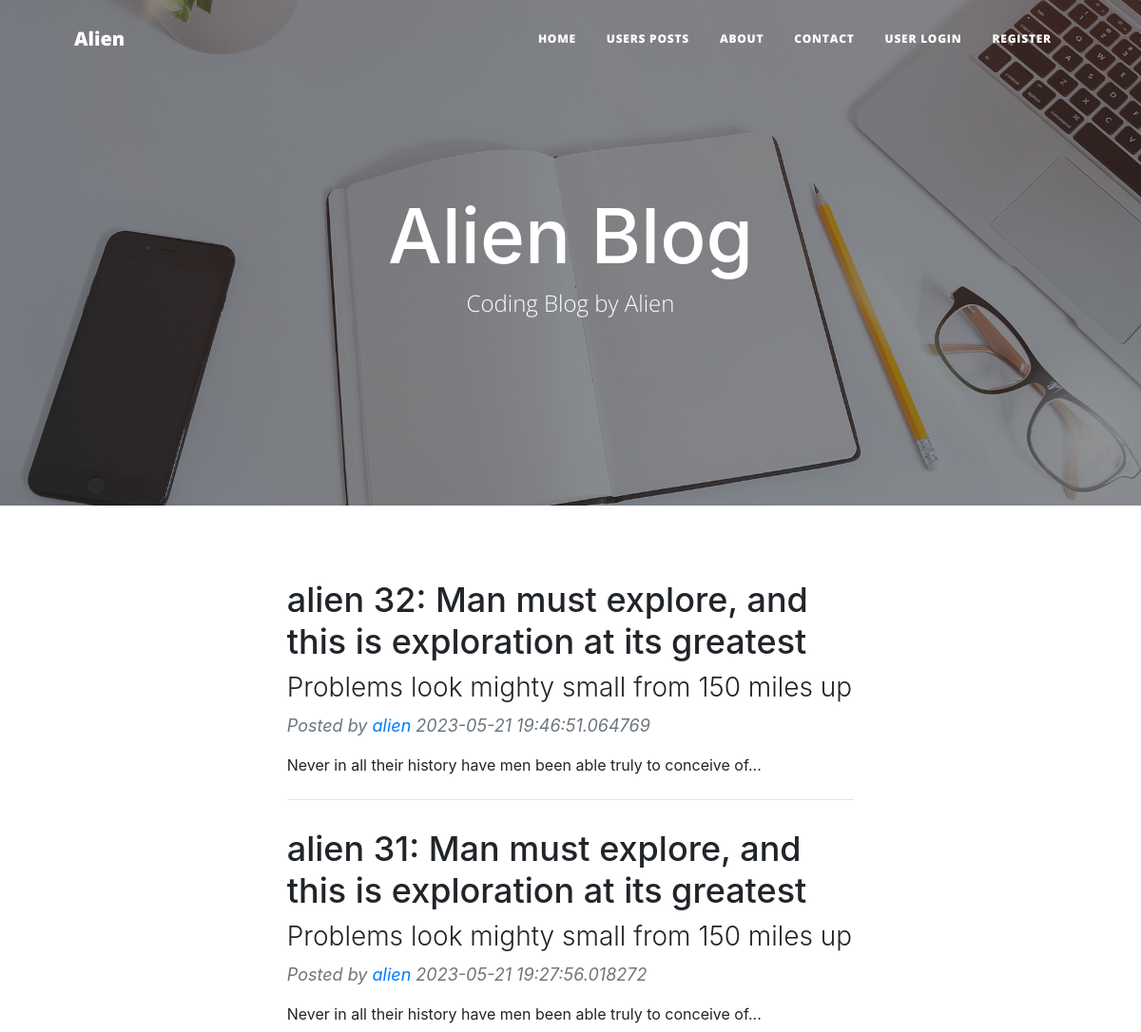
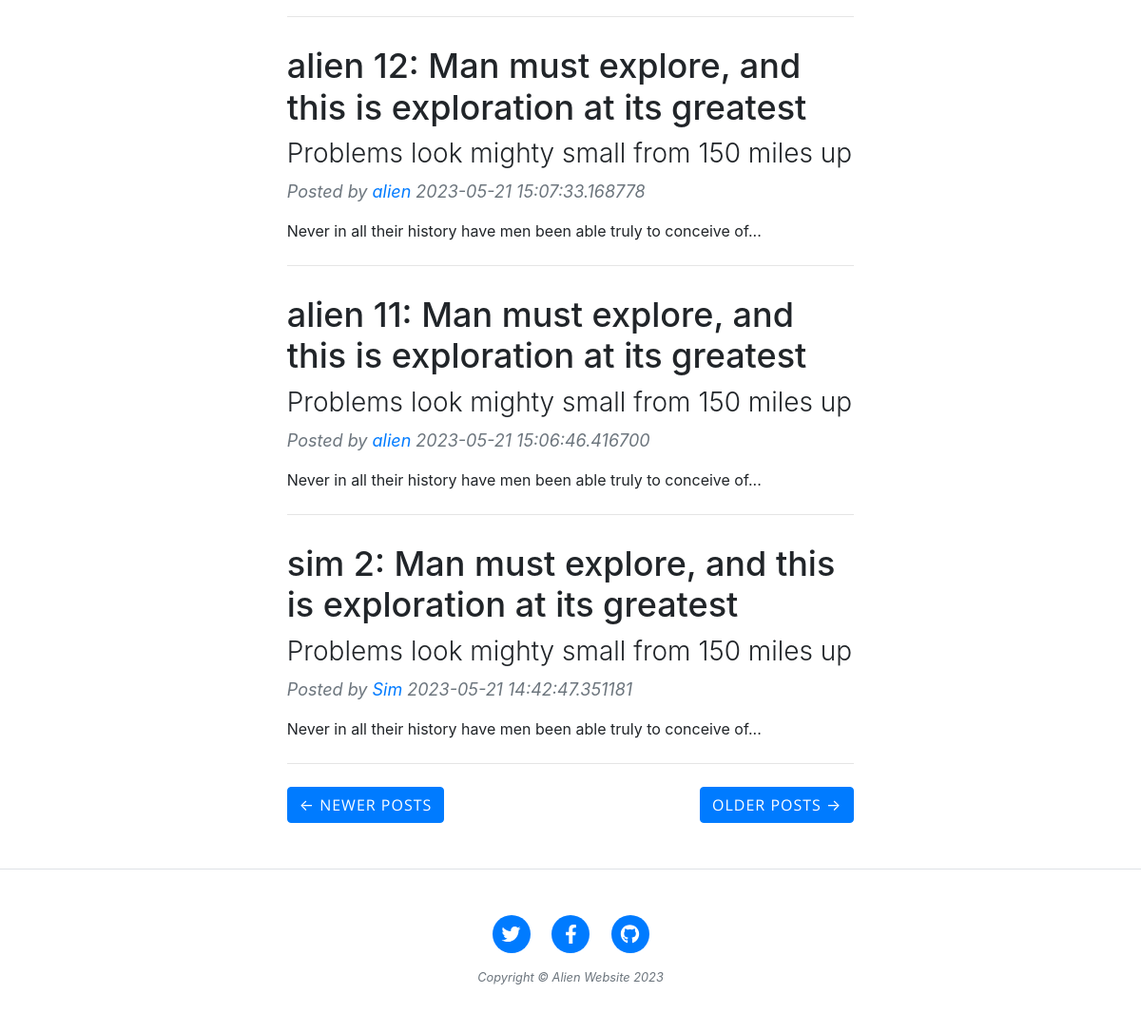
The page / on the database its author committed (2 pictures, top to bottom).
### models.py (models this page shows, shortened)
class Userposts(db.Model):
    __bind_key__ = 'site_db'
    __tablename__ = 'post'
    sno = db.Column(db.Integer, primary_key=True, autoincrement=True)
    title = db.Column(db.String(100), nullable=False)
    sub_heading = db.Column(db.Text, nullable=False)
    date = db.Column(db.DateTime, nullable=False,
                     default=datetime.datetime.now())
    content = db.Column(db.Text, nullable=False)
    slug = db.Column(db.String(80), nullable=False)
    background_img = db.Column(db.String(80), nullable=False)
    postby = db.Column(db.String(), nullable=False)
    user_id = db.Column(db.Integer, db.ForeignKey('user.id'), nullable=False)

### main/routes.py (the view)
@main.route('/home')
@main.route('/')
def index():
    with current_app.app_context():
        params=current_app.config['params']
    posts = Post.query.filter_by().all()
    count = len(posts)
    limit = params["home-page-posts"]
    page = request.args.get('page')
    last = math.floor(count/limit)
    if ((page is None) or (not str(page).isnumeric) or len(page) < 0):
        page = 1
    page = int(page)
    if (page == 1):
        prev = "#"
        next = "/?page="+str(page+1)
    elif (page > last):
        next = "#"
        prev = "/?page="+str(page-1)
    else:
        next = "/?page="+str(page+1)
        prev = "/?page="+str(page-1)
    total = (page-1)*limit
    reversed_posts = posts[::-1]
    posts = reversed_posts[total:(total+limit)]
    totalposts=[]
    for post in posts:
        post.content = getRenderend(post.content)
        totalposts.append(post)
    reversed_posts =totalposts
    return render_template('index.html', params=params, posts=reversed_posts, next=next, prev=prev)

### utils.py (called while the page is built)
def getRenderend(content):
    custom_env = Environment()
    custom_env.globals['url_for'] = url_for
    rendered_body = custom_env.from_string(content).render()
    return rendered_body

### templates/index.html (shortened to what this page needs)
{% extends 'layout.html' %}  {% block header %}
<header
  class="masthead"
  style="background-image: url('{{url_for('static',filename='assets/img/home-bg.jpg')}}')"
>
  <div class="container position-relative px-4 px-lg-5">
    <div class="row gx-4 gx-lg-5 justify-content-center">
      <div class="col-md-10 col-lg-8 col-xl-7">
        <div class="site-heading">
          <h1>Alien Blog</h1>
          <span class="subheading">Coding Blog by Alien</span>
        </div>
      </div>
    </div>
  </div>
</header>
{% endblock %} {% block body %} {% set length = params["content-length"] | int
%}
<div class="container px-4 px-lg-5">
  <div class="row gx-4 gx-lg-5 justify-content-center">
    <div class="col-md-10 col-lg-8 col-xl-7">
      {% for post in posts %}
      <div class="post-preview">
        <a href="/post/{{post.slug}}">
          <h2 class="post-title">{{ post.title }}</h2>
          <h3 class="post-subtitle">{{ post.sub_heading }}</h3>
        </a>
        <p class="post-meta">
          Posted by
          <a href="#!">{{ post.postby }}</a>
          {{ post.date }}
        </p>
        <p>{{post.content[0:length] | safe }}...</p>
      </div>
      <hr class="my-4" />
      {% endfor %}
      <div class="d-flex justify-content-between mb-4">
        <div class="d-flex justify-content-start mb-4">
          <a class="btn btn-primary text-uppercase" href="{{prev}}"
            >← newer Posts</a
          >
        </div>
        <div class="d-flex justify-content-end mb-4">
          <a class="btn btn-primary text-uppercase" href="{{next}}"
            >Older Posts →</a
          >
        </div>
      </div>
    </div>
  </div>
</div>
{% endblock %}

### templates/layout.html (shortened to what this page needs)
<!DOCTYPE html>
<html lang="en">
<head>
    <link href="{{url_for('static',filename='css/styles.css')}}" rel="stylesheet" />
    <link rel="stylesheet" href="https://maxcdn.bootstrapcdn.com/bootstrap/4.0.0/css/bootstrap.min.css"
 />
</head>
<body>
    <nav class="navbar navbar-expand-lg navbar-light" id="mainNav">
        <div class="container px-4 px-lg-5">
            <a class="navbar-brand" href="/">Alien</a>
            <div class="collapse navbar-collapse" id="navbarResponsive">
                <ul class="navbar-nav ms-auto py-4 py-lg-0">
                    <li class="nav-item">
                        <a class="nav-link px-lg-3 py-3 py-lg-4" href="/home">Home</a>
                    </li>
                    <li class="nav-item">
                        <a class="nav-link px-lg-3 py-3 py-lg-4" href="/userpost">Users Posts</a>
                    </li>
                    <li class="nav-item">
                        <a class="nav-link px-lg-3 py-3 py-lg-4" href="/about">About</a>
                    </li>
                    <li class="nav-item">
                        <a class="nav-link px-lg-3 py-3 py-lg-4" href="/contact">Contact</a>
                    </li>
                    {% if current_user.is_authenticated %}
                    <li class="nav-item">
                        <a class="nav-link px-lg-3 py-3 py-lg-4" href="/account">Account</a>
                    </li>
                    <li class="nav-item">
                        <a class="nav-link px-lg-3 py-3 py-lg-4" href="/logoutuser">Logout User</a>
                    </li>
                    {% else %}
                    <li class="nav-item">
                        <a class="nav-link px-lg-3 py-3 py-lg-4" href="/login">User Login</a>
                    </li>
                    <li class="nav-item">
                        <a class="nav-link px-lg-3 py-3 py-lg-4" href="/register">Register</a>
                    </li>
                    {% endif %}
                </ul>
            </div>
        </div>
    </nav>
    {% block header %}{% endblock %}
    {% block body %} {% endblock %}
    <footer class="border-top">
        <div class="container px-4 px-lg-5">
            <div class="row gx-4 gx-lg-5 justify-content-center">
                <div class="col-md-10 col-lg-8 col-xl-7">
                    <ul class="list-inline text-center">
                        <li class="list-inline-item">
                            <a href="{{params['tw_url']}}" target="_blank">
                                <span class="fa-stack fa-lg">
                                    <i class="fas fa-circle fa-stack-2x"></i>
                                    <i class="fab fa-twitter fa-stack-1x fa-inverse"></i>
                                </span>
                            </a>
                        </li>
                        <li class="list-inline-item">
                            <a href="{{params['fb_url']}}" target="_blank">
                                <span class="fa-stack fa-lg">
                                    <i class="fas fa-circle fa-stack-2x"></i>
                                    <i class="fab fa-facebook-f fa-stack-1x fa-inverse"></i>
                                </span>
                            </a>
                        </li>
                        <li class="list-inline-item">
                            <a href="{{params['gt_url']}}" target="_blank">
                                <span class="fa-stack fa-lg">
                                    <i class="fas fa-circle fa-stack-2x"></i>
                                    <i class="fab fa-github fa-stack-1x fa-inverse"></i>
                                </span>
                            </a>
                        </li>
                    </ul>
                    <div class="small text-center text-muted fst-italic">
                        Copyright &copy; Alien Website 2023
                    </div>
                </div>
            </div>
        </div>
    </footer>
</body>
</html>

### rows shown on the page
Userposts: title "alien 32: Man must explore, and this is exploration at its greatest", sub_heading "Problems look mighty small from 150 miles up", postby "alien", date "2023-05-21 19:46:51.064769", content "Never in all their history have men been able truly to conceive of"
Userposts: title "alien 31: Man must explore, and this is exploration at its greatest", sub_heading "Problems look mighty small from 150 miles up", postby "alien", date "2023-05-21 19:27:56.018272", content "Never in all their history have men been able truly to conceive of"
Userposts: title "alien 12: Man must explore, and this is exploration at its greatest", sub_heading "Problems look mighty small from 150 miles up", postby "alien", date "2023-05-21 15:07:33.168778", content "Never in all their history have men been able truly to conceive of"
Userposts: title "alien 11: Man must explore, and this is exploration at its greatest", sub_heading "Problems look mighty small from 150 miles up", postby "alien", date "2023-05-21 15:06:46.416700", content "Never in all their history have men been able truly to conceive of"
Userposts: title "sim 2: Man must explore, and this is exploration at its greatest", sub_heading "Problems look mighty small from 150 miles up", postby "Sim", date "2023-05-21 14:42:47.351181", content "Never in all their history have men been able truly to conceive of"
